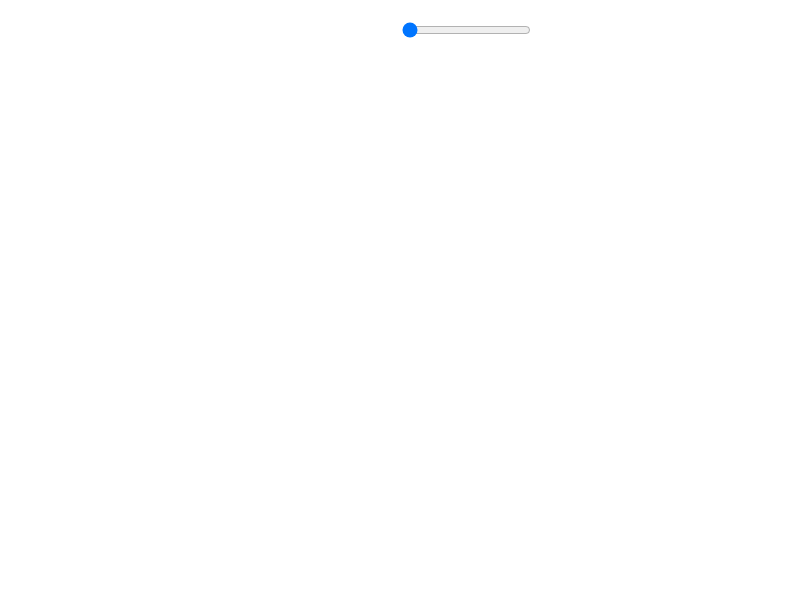
Frame 1 (no input)
Frame 60 (no input): identical to frame 1, image omitted
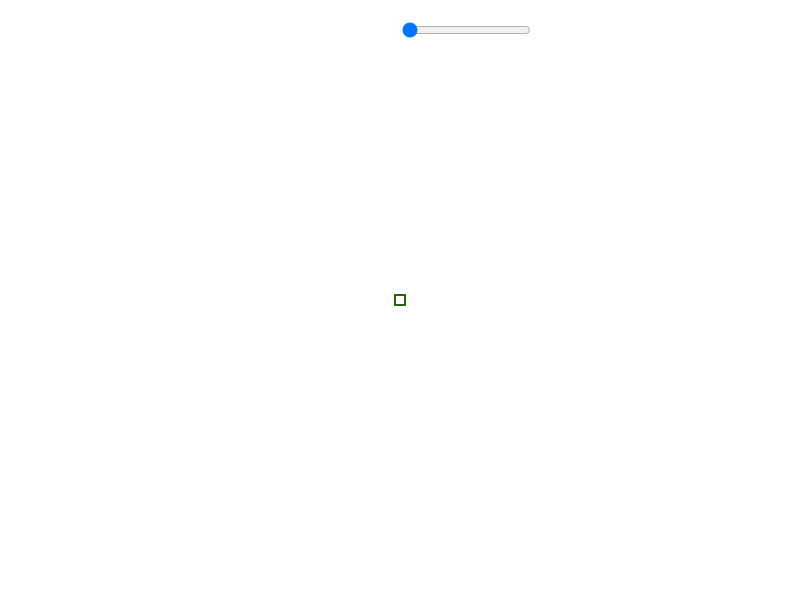
Frame 120 (the mouse pressed at the canvas centre since frame 60)

The p5.js sketch that drew these frames (run headless with seeded random() and noise() and a simulated clock; from frame 60 on, the mouse is pressed at the canvas centre):

// p5.js sketch
// ── sketch.js
var bgcolor;
var button ;
var slider ;

function setup() {
canvas=  createCanvas(displayWidth,displayHeight);
  background(255)
  createP('');
 // button = createButton("go");
  //button.mousePressed(changeColor);
  slider = createSlider(1,50,1, 0.5);
  slider.position(displayWidth/2, 20);
  //slider1 = createSlider(10,800,800)
}
function changeColor(){
  //bgcolor=color(random(255))
}
function draw() {
 //background(bgcolor);
  if (mouseIsPressed){
  spiral()
  }
 
}
function spiral (){
  stroke(random(255),random(255),random(255))
  strokeWeight(2)
  fill(255);
  rectMode(CENTER)
  translate(width/2, height/2);
rotate(4*TWO_PI/slider.value());
  rect(0,0,slider.value()*10,slider.value()*10);
}
